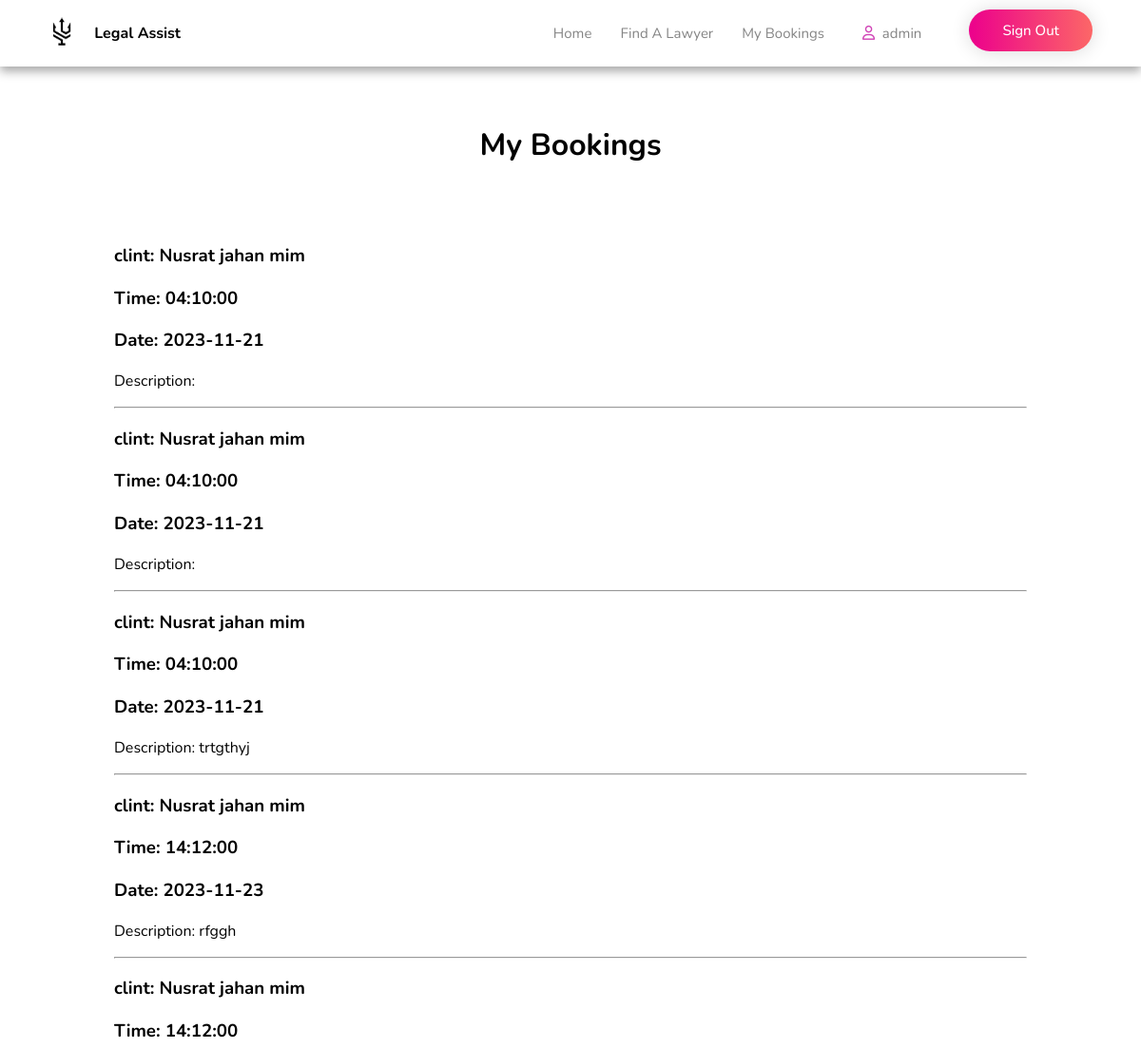
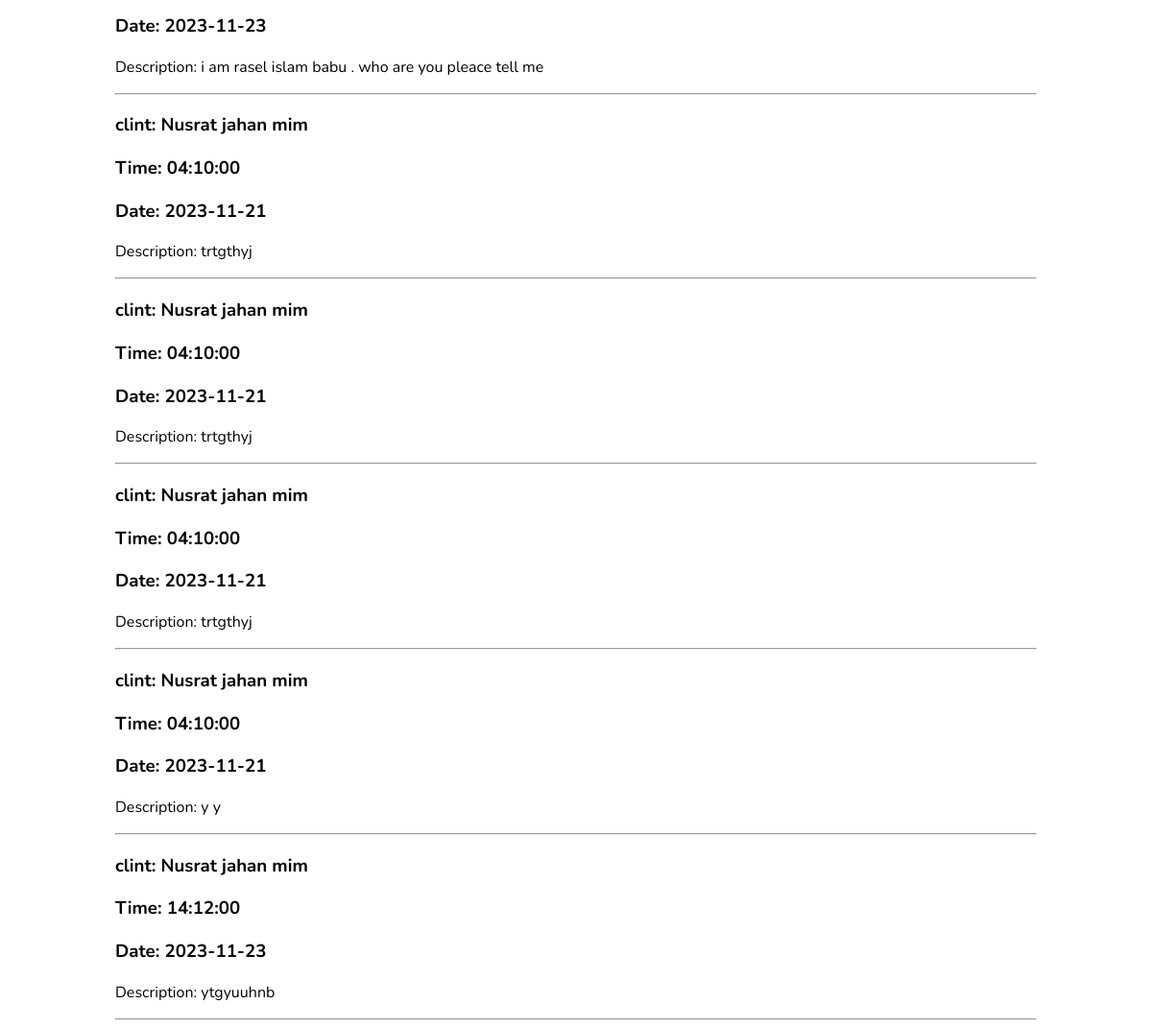
The page /user/Components/page/lawyerBooking.php (signed in) on the database its author committed (2 pictures, top to bottom).
### tables this page shows
CREATE TABLE `booking` (
  `id` int(11) NOT NULL,
  `useremail` varchar(25) NOT NULL,
  `layeremail` varchar(25) NOT NULL,
  `timedateid` int(11) NOT NULL,
  `massege` text NOT NULL
);

CREATE TABLE `user_registation` (
  `username` varchar(20) DEFAULT NULL,
  `email` varchar(25) NOT NULL,
  `password` varchar(20) DEFAULT NULL
);

CREATE TABLE `timeanddate` (
  `id` int(11) NOT NULL,
  `email` varchar(25) NOT NULL,
  `time` time NOT NULL,
  `date` date NOT NULL
);

### user/Components/page/lawyerBooking.php (the view, shortened to what this page needs)
<?php
$name = $_SESSION['variable_name_3'] ;
$email = $_SESSION['variable_name_4'];
require '../../connectdatabase/connect.php';
?>
<!DOCTYPE html>
<html lang="en">
<head>
    <link rel="stylesheet" href="../../designCSS/lawyer.css">
    <link rel="stylesheet" type="text/css"
      href="https://cdnjs.cloudflare.com/ajax/libs/font-awesome/5.15.1/css/all.min.css" />
</head>
<link rel="stylesheet" href="../../designCSS/lawyerBooking.css">
<link rel="stylesheet" href="../../designCSS/navbar.css">
<body>
    <div class="navbar">
        <div class="right-nav">
          <a href="./HomePage.php"><img width="50" src="../../Assists/logo/LegalAssist-Transparent.png" alt="" /></a>
          <h4>Legal Assist</h4>
        </div>
        <div class="nav">
          <a href="./HomePage.php">
            <p>Home</p>
          </a>
          <p></p>
          <a href="./lawyer.php">
            <p>Find A Lawyer</p>
          </a>
          <p></p>
          <a href="./userBooking.php">
            <p>My Bookings</p>
          </a>
          <p></p>
          <p>
            <i class="fa-regular fa-user" style="color: #d043b6"></i>&nbsp;&nbsp;<span id="profile"><?php if($email){echo $name;} else{echo 'Profile';} ?></span>
          </p>
          <p></p>
          <div id="signup-logout-btn">
            <a id="signup" class="signup" style="color: #fff;" href="../logout/logout.php">Sign Out</a>
          </div>
          <div id="space"></div>
        </div>
      </div>
    <h1>My Bookings</h1>
    <div id="bookingList">
    <?php
      $q=mysqli_query($connect,"select * from booking where layeremail='$email'");
      while($r=mysqli_fetch_array($q))
      {
        $clint=mysqli_query($connect,"select * from user_registation where email='{$r['useremail']}' ");
        $clintname=mysqli_fetch_array($clint);
        $timedate=mysqli_query($connect,"select * from timeanddate where id='{$r['timedateid']}'");
        $datetime=mysqli_fetch_array($timedate);
      ?>
      <h3>clint: <?php echo $clintname['username']; ?></h3>
      <h3>Time: <?php echo $datetime['time']; ?></h3>
      <h3>Date: <?php echo $datetime['date']; ?></h3>
      <p>Description: <?php echo $r['massege']; ?></p>
      <hr>
      <?php
      }
      ?>
    </div>
</body>
</html>

### user/designCSS/lawyer.css (style rules this page uses)
body { text-align: center; margin: 0px; padding: 0px; padding-top: 100px; }
body { font-family: "Nunito"; }

### user/designCSS/lawyerBooking.css (style rules this page uses)
body { padding-top: 110px; text-align: unset; font-family: "Nunito"; }
#bookingList { padding: 0% 10%; }
h1 { text-align: center; padding-bottom: 5%; }

### user/designCSS/navbar.css (style rules this page uses)
.navbar { top: 0; display: flex; z-index: 100; width: 100%; position: fixed; background-color: white; align-items: center; height: 70px; justify-content: space-between; box-shadow: rgba(0, 0, 0, 0.35) 0px 5px 10px; }
.right-nav { display: flex; align-items: center; width: 150px; justify-content: space-between; margin-left: 40px; }
.nav { display: flex; justify-content: space-between; }
a, a:link, a:visited, a:hover, a:active { text-decoration: none; transition: all 0.3s cubic-bezier(0.4, 0, 1, 1) 0s; color: rgba(102, 102, 102, .8); font-size: 15px; }
.nav>p { padding: 0 20px 0 10px; transition: all 0.3s cubic-bezier(0.4, 0, 1, 1) 0s; color: rgba(102, 102, 102, .8); font-size: 15px; }
#space { width: 50px; }
.signup { border: none; display: inline-block; vertical-align: top; margin-right: 1px; border-radius: 35px; font-weight: 500; color: #fff; line-height: 26px; font-size: 15px; padding: 9px 35px; background-size: 200% 100%; cursor: pointer; background-image: linear-gradient(to right, #EC008C 0%, #fc6767 50%, #EC008C 100%) !important; box-shadow: 0 1px 20px 0 rgb(0 0 0 / 14%); }

### rows shown on the page
booking: user_registation.username "Nusrat jahan mim", timeanddate.time "04:10:00", timeanddate.date "2023-11-21"
booking: user_registation.username "Nusrat jahan mim", timeanddate.time "04:10:00", timeanddate.date "2023-11-21"
booking: user_registation.username "Nusrat jahan mim", timeanddate.time "04:10:00", timeanddate.date "2023-11-21", massege "trtgthyj"
booking: user_registation.username "Nusrat jahan mim", timeanddate.time "14:12:00", timeanddate.date "2023-11-23", massege "rfggh"
booking: user_registation.username "Nusrat jahan mim", timeanddate.time "14:12:00", timeanddate.date "2023-11-23", massege "i am rasel islam babu . who are you pleace tell me"
booking: user_registation.username "Nusrat jahan mim", timeanddate.time "04:10:00", timeanddate.date "2023-11-21", massege "trtgthyj"
booking: user_registation.username "Nusrat jahan mim", timeanddate.time "04:10:00", timeanddate.date "2023-11-21", massege "trtgthyj"
booking: user_registation.username "Nusrat jahan mim", timeanddate.time "04:10:00", timeanddate.date "2023-11-21", massege "trtgthyj"
booking: user_registation.username "Nusrat jahan mim", timeanddate.time "04:10:00", timeanddate.date "2023-11-21", massege "y y"
booking: user_registation.username "Nusrat jahan mim", timeanddate.time "14:12:00", timeanddate.date "2023-11-23", massege "ytgyuuhnb"

### other values the page prints
$name "admin"
